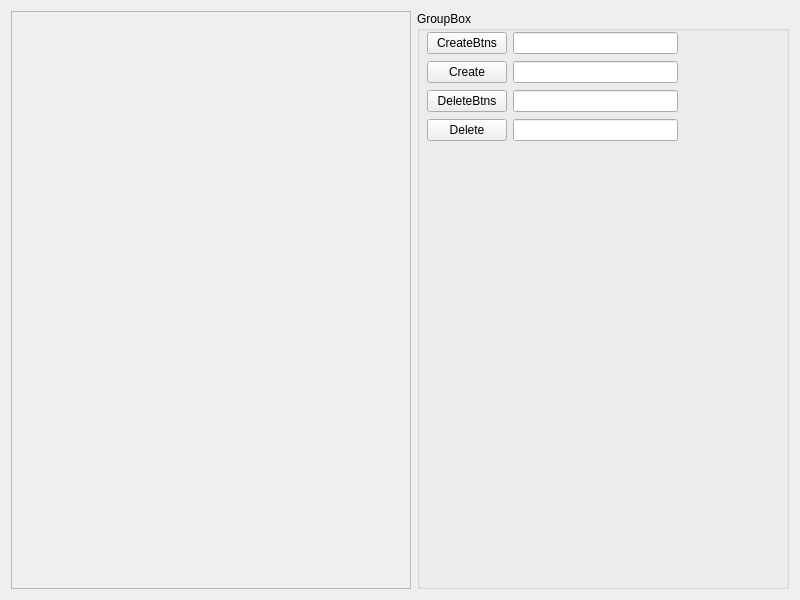
<?xml version="1.0" encoding="UTF-8"?>
<ui version="4.0">
 <class>Widget</class>
 <widget class="QWidget" name="Widget">
  <property name="geometry">
   <rect>
    <x>0</x>
    <y>0</y>
    <width>800</width>
    <height>600</height>
   </rect>
  </property>
  <property name="windowTitle">
   <string>Widget</string>
  </property>
  <layout class="QVBoxLayout" name="verticalLayout_2">
   <item>
    <layout class="QHBoxLayout" name="horizontalLayout_3">
     <item>
      <widget class="QScrollArea" name="scrollArea">
       <property name="maximumSize">
        <size>
         <width>400</width>
         <height>16777215</height>
        </size>
       </property>
       <property name="widgetResizable">
        <bool>true</bool>
       </property>
       <widget class="QWidget" name="scrollAreaWidgetContents">
        <property name="geometry">
         <rect>
          <x>0</x>
          <y>0</y>
          <width>398</width>
          <height>578</height>
         </rect>
        </property>
        <layout class="QVBoxLayout" name="verticalLayout_3">
         <item>
          <layout class="QVBoxLayout" name="verticalLayout"/>
         </item>
        </layout>
       </widget>
      </widget>
     </item>
     <item>
      <layout class="QHBoxLayout" name="horizontalLayout_2">
       <item>
        <widget class="QGroupBox" name="groupBox">
         <property name="title">
          <string>GroupBox</string>
         </property>
         <widget class="QWidget" name="">
          <property name="geometry">
           <rect>
            <x>10</x>
            <y>20</y>
            <width>251</width>
            <height>112</height>
           </rect>
          </property>
          <layout class="QGridLayout" name="gridLayout">
           <item row="1" column="1">
            <widget class="QLineEdit" name="EditCreateBtn">
             <property name="minimumSize">
              <size>
               <width>40</width>
               <height>0</height>
              </size>
             </property>
            </widget>
           </item>
           <item row="0" column="1">
            <widget class="QLineEdit" name="EditCreateBtns">
             <property name="minimumSize">
              <size>
               <width>40</width>
               <height>0</height>
              </size>
             </property>
            </widget>
           </item>
           <item row="3" column="1">
            <widget class="QLineEdit" name="EditdelBtn">
             <property name="minimumSize">
              <size>
               <width>40</width>
               <height>0</height>
              </size>
             </property>
            </widget>
           </item>
           <item row="0" column="0">
            <widget class="QPushButton" name="CreateBtns">
             <property name="text">
              <string>CreateBtns</string>
             </property>
            </widget>
           </item>
           <item row="1" column="0">
            <widget class="QPushButton" name="createBtn">
             <property name="text">
              <string>Create</string>
             </property>
            </widget>
           </item>
           <item row="3" column="0">
            <widget class="QPushButton" name="delBtn">
             <property name="text">
              <string>Delete</string>
             </property>
            </widget>
           </item>
           <item row="2" column="0">
            <widget class="QPushButton" name="delBtn_2">
             <property name="text">
              <string>DeleteBtns</string>
             </property>
            </widget>
           </item>
           <item row="2" column="1">
            <widget class="QLineEdit" name="EditdelBtns">
             <property name="minimumSize">
              <size>
               <width>40</width>
               <height>0</height>
              </size>
             </property>
            </widget>
           </item>
          </layout>
         </widget>
        </widget>
       </item>
      </layout>
     </item>
    </layout>
   </item>
  </layout>
 </widget>
 <resources/>
 <connections/>
</ui>
